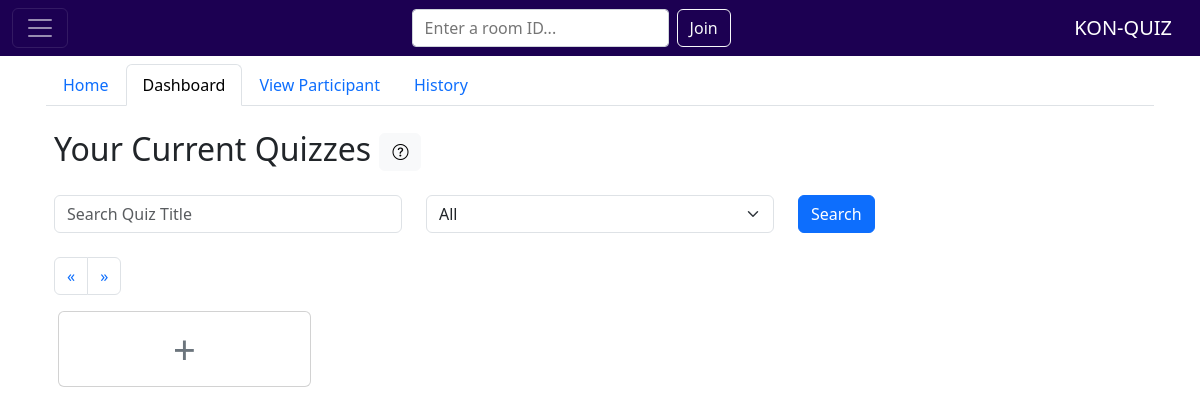
/user/dashboard.php (signed in), run on an earlier commit of the app's database.
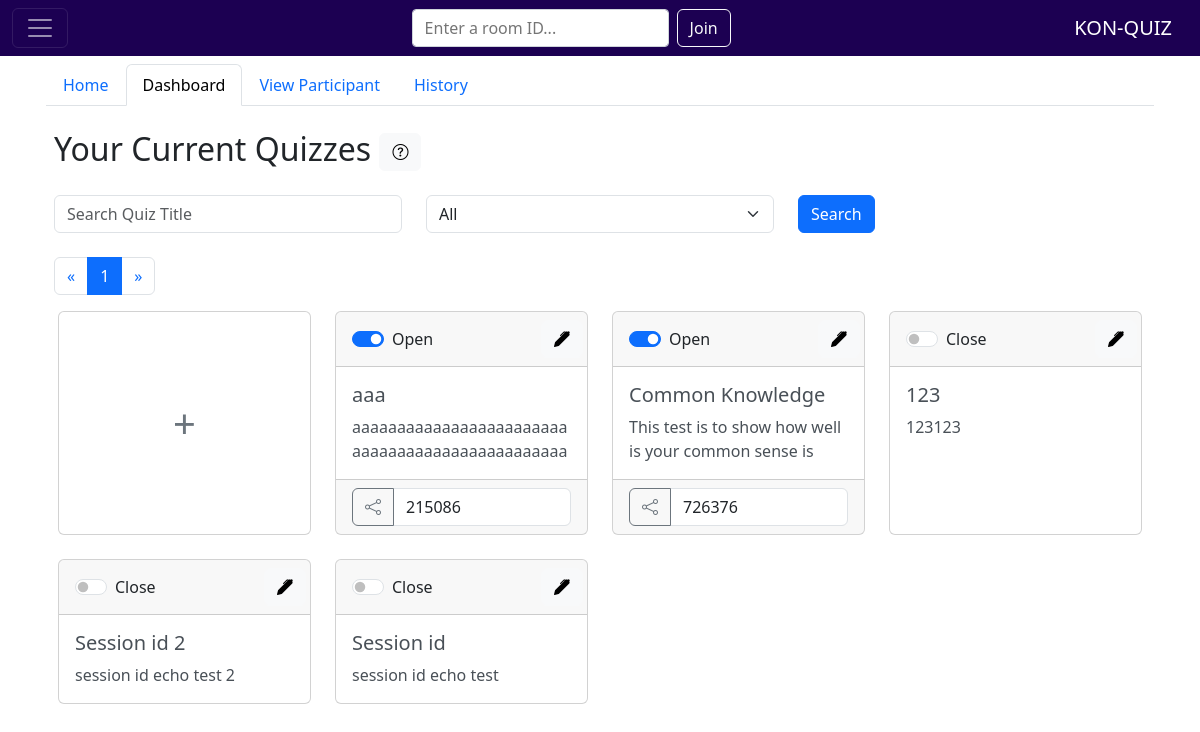
And on a later commit of the database.
### tables this page shows
CREATE TABLE IF NOT EXISTS `quiz` (
  `qz_ID` int NOT NULL AUTO_INCREMENT,
  `Title` varchar(150) NOT NULL,
  `Description` text NOT NULL,
  `User_ID` int NOT NULL,
  `Room_ID` varchar(6) DEFAULT NULL,
  PRIMARY KEY (`qz_ID`)
);

### user/dashboard.php (the view, shortened to what the changed rows need)
<?php
    include("../conn.php");
    $id = $_SESSION['id'];
    $query = "SELECT * FROM quiz where User_ID = $id";
    $records_per_page = 11;
    $page = isset($_GET['page']) ? (int)$_GET['page'] : 1;
    $offset = ($page - 1) * $records_per_page;
    $total_records = mysqli_num_rows(mysqli_query($con, "SELECT * FROM quiz where User_ID = $id"));
    $total_pages = ceil($total_records / $records_per_page);
    if(isset($_GET['sortBy']) && !empty($_GET['sortBy'])) {
        $sort = $_GET['sortBy'];
        if ($sort == 'Open'){
            $query .= " AND COALESCE(Room_ID, '') != ''";
        }else if($sort == 'Close'){
            $query .= " AND COALESCE(Room_ID, '') = ''";
        }else if($sort == 'Newest'){
            $query .= " ORDER BY qz_ID DESC";
        }else if($sort == 'Oldest'){
            $query .= " ORDER BY qz_ID ASC";
        }
    }else{
        $query .= " ORDER BY qz_ID DESC";
    }
    $query .= " LIMIT $records_per_page OFFSET $offset";
    $result = mysqli_query($con, $query);
?>
<head>
</head>
<div class="container px-3">
        <h2 class="px-2 mt-4">Your Current Quizzes
            <button type="button" class="btn btn-light" data-bs-toggle="tooltip" data-bs-placement="right" data-bs-title="You can create a new quiz or modify an existing quiz here">
                <i class="bi bi-question-circle"></i>
            </button>
        </h2>
        <div class="row">
            <nav class="col" aria-label="Page navigation example">
                <ul class="pagination justify-content-start px-2">
                    <?php for ($i = 1; $i <= $total_pages; $i++): ?>
                    <li class="page-item <?php echo $page === $i ? 'active' : ''; ?>">
                        <a class="page-link" href="?page=<?php echo $i; ?>"><?php echo $i; ?></a>
                    </li>
                    <?php endfor; ?>
                </ul>
            </nav>
        </div>
        <div class="container">
            <div class="row row-cols-1 row-cols-md-4 g-4">
                <?php
                    while($row=mysqli_fetch_array($result)) {
                ?>
                        <div class="col">
                            <div class="card quiz-card h-100">
                                <div class="card-header">
                                    <div class="row">
                                        <div class="col d-flex w-100 align-items-center">
                                            <div class="form-check my-0 form-switch">
                                                <input class="form-check-input switch" type="checkbox" role="switch" id="flexSwitchCheckDefault-<?php echo $row['qz_ID'] ?>" <?php echo ($row['Room_ID'] != '') ? 'checked' : ''; ?>>
                                                <label class="form-check-label" for="flexSwitchCheckDefault-<?php echo $row['qz_ID'] ?>"><?php echo ($row['Room_ID'] != '') ? 'Open' : 'Close'; ?></label>
                                            </div>
                                        </div>
                                        <div class="col pe-0 text-end">
                                            <div class="dropdown">
                                                <button class="btn btn-light" type="button" data-bs-toggle="dropdown" aria-expanded="false">
                                                    <i class="bi bi-pen-fill"></i>
                                                </button>
                                            </div>
                                        </div>
                                    </div>
                                </div>
                                    <div class="card-body" onclick="window.location.href = 'question_page.php?qz_id=<?php echo $row['qz_ID'] ?>">
                                        <a class="text-decoration-none text-dark-emphasis" href="question_page.php?qz_id=<?php echo $row['qz_ID'] ?>">
                                            <h5 class="card-title"><?php echo $row['Title'] ?></h5>
                                            <p class="card-text"><?php echo $row['Description'] ?></p>
                                        </a>
                                    </div>
                                <?php if ($row['Room_ID'] != ""){ ?>
                                <div class="card-footer">
                                    <div class="input-group">
                                        <button class="btn btn-outline-secondary share" value="<?php echo $row['Room_ID'] ?>"><i class="bi bi-share"></i></button>
                                        <input id="roomID-<?php echo $row['Room_ID'] ?>" class="form-control" type="text" value="<?php echo $row['Room_ID'] ?>" aria-label="default input example" readonly>
                                    </div>
                                </div>
                                <?php } ?>
                            </div>
                        </div>
                <?php
                    }
                ?>
            </div>
        </div>
</div>

What changed in the data, as far as the page shows it:
added quiz: Room_ID "☑", shows "Open", Title "aaa", Description "aaaaaaaaaaaaaaaaaaaaaaaaaaaaaaaaaaaaaaaaaaaaaaaa", Room_ID "215086"
added quiz: Room_ID "☑", shows "Open", Title "Common Knowledge", Description "This test is to show how well is your common sense is", Room_ID "726376"
added quiz: shows "Close", Title "123", Description "123123"
added quiz: shows "Close", Title "Session id 2", Description "session id echo test 2"
added quiz: shows "Close", Title "Session id", Description "session id echo test"
Also different on the page:
new list line: "1"
